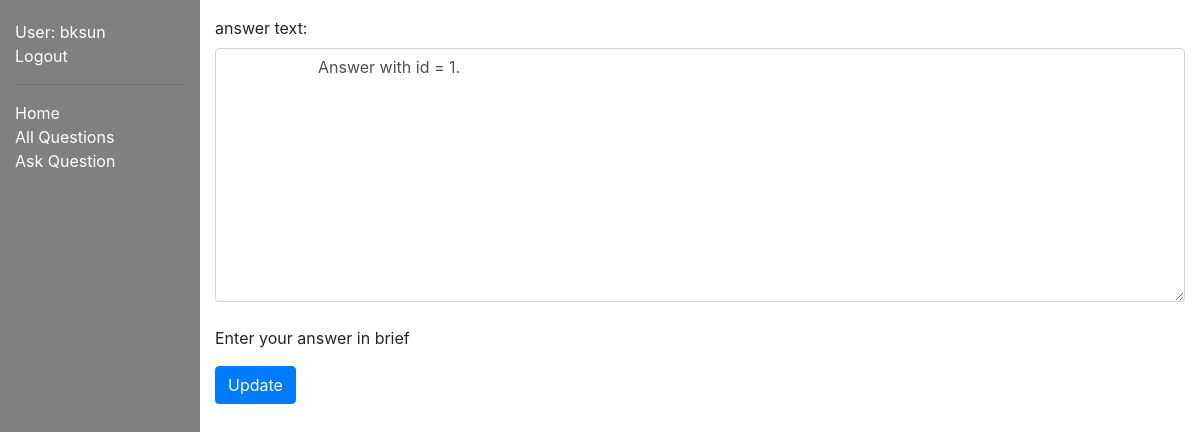
/myquora/answer/1/update/ (signed in), run on an earlier commit of the app's database.
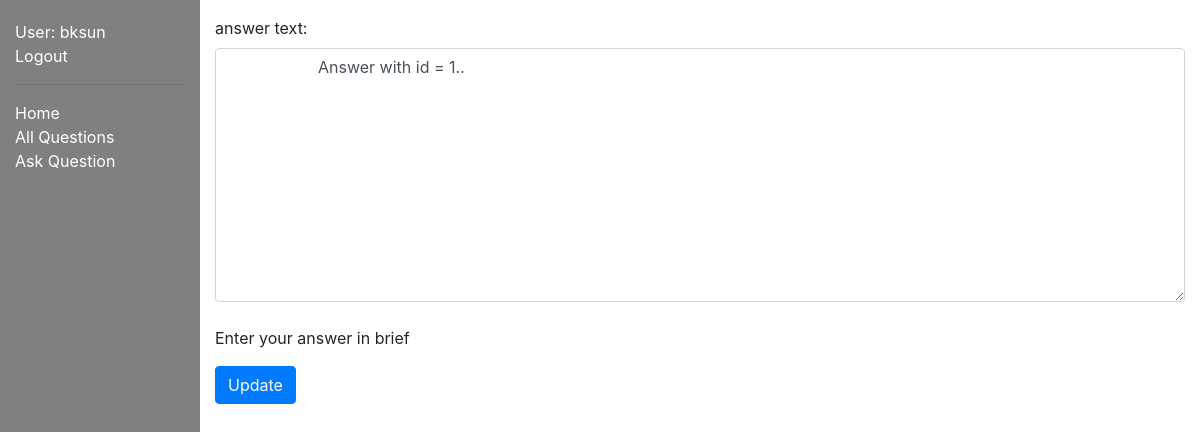
And on a later commit of the database.
### myquora/models.py (models this page shows, shortened)
class Answer(models.Model):
    author = models.ForeignKey(Author, on_delete=models.SET_NULL, null=True)
    question = models.ForeignKey('Question', on_delete=models.SET_NULL, null=True)
    answer_text = models.TextField(max_length=2000, help_text='Write your answer here...')
    date_created = models.DateField(null=True, default=timezone.now())
    date_updated = models.DateField(null=True, default=timezone.now())
    upvote = models.IntegerField(default=0)
    downvote = models.IntegerField(default=0)
    views = models.IntegerField(default=0)

### myquora/views.py (the view, shortened to what this page needs)
# urls.py: path('answer/<int:pk>/update/', views.UpdateAnswer.as_view(), name='answer-update'),
class UpdateAnswer(LoginRequiredMixin, UpdateView):
    model = Answer
    fields = ['answer_text']
    template_name = 'myquora/answer_update_form.html'
    def get_context_data(self, **kwargs):
        context = super().get_context_data(**kwargs)
        answer_id = self.kwargs['pk']
        answer = Answer.objects.get(id=answer_id)
        self.pk = answer.question.id
        context['answer_text'] = answer.answer_text
        return context

### myquora/templates/myquora/answer_update_form.html (shortened to what this page needs)
{% extends "base_generic.html" %}
{% block content %}
    <form method="POST">
        <div class="form-group">
            <label for="id_answer_text">answer text:</label>
            <textarea class="form-control" name="answer_text" cols="40" rows="10" maxlength="1000" required id="id_answer_text">
                    {{answer_text}}
            </textarea>
            <br>
            <span class="helptext">Enter your answer in brief</span>
        </div>
        <button type="submit" class="btn btn-primary">Update</button>
    </form>
{% endblock %}

What changed in the data, as far as the page shows it:
changed Answer: answer_text "Answer with id = 1." → "Answer with id = 1.."
